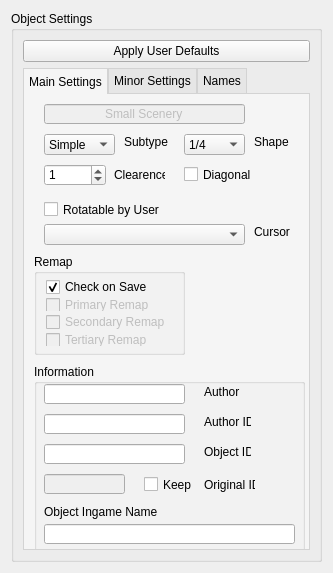
<?xml version="1.0" encoding="UTF-8"?>
<ui version="4.0">
 <class>Form</class>
 <widget class="QWidget" name="Form">
  <property name="geometry">
   <rect>
    <x>0</x>
    <y>0</y>
    <width>329</width>
    <height>569</height>
   </rect>
  </property>
  <property name="windowTitle">
   <string>Form</string>
  </property>
  <layout class="QHBoxLayout" name="horizontalLayout">
   <item>
    <widget class="QGroupBox" name="groupBox_objectSettings">
     <property name="sizePolicy">
      <sizepolicy hsizetype="Fixed" vsizetype="Preferred">
       <horstretch>0</horstretch>
       <verstretch>0</verstretch>
      </sizepolicy>
     </property>
     <property name="minimumSize">
      <size>
       <width>311</width>
       <height>551</height>
      </size>
     </property>
     <property name="maximumSize">
      <size>
       <width>311</width>
       <height>16777215</height>
      </size>
     </property>
     <property name="title">
      <string>Object Settings</string>
     </property>
     <layout class="QVBoxLayout" name="verticalLayout_2">
      <item>
       <widget class="QPushButton" name="pushButton_applyDefaultSettings">
        <property name="text">
         <string>Apply User Defaults</string>
        </property>
       </widget>
      </item>
      <item>
       <widget class="QTabWidget" name="tabWidget_settingsSS">
        <property name="enabled">
         <bool>true</bool>
        </property>
        <property name="styleSheet">
         <string notr="true">QTabWidget::pane {
  border: 1px solid lightgray;
  top:-1px; 
  background: rgb(245, 245, 245);; 
} 

QTabBar::tab {
  background: rgb(230, 230, 230); 
  border: 1px solid lightgray; 
  padding: 5px;
} 

QTabBar::tab:selected { 
  background: rgb(245, 245, 245); 
  margin-bottom: -1px; 
}</string>
        </property>
        <property name="currentIndex">
         <number>0</number>
        </property>
        <widget class="QWidget" name="tab_mainSettings">
         <attribute name="title">
          <string>Main Settings</string>
         </attribute>
         <widget class="QGroupBox" name="groupBox_information">
          <property name="geometry">
           <rect>
            <x>10</x>
            <y>270</y>
            <width>271</width>
            <height>191</height>
           </rect>
          </property>
          <property name="layoutDirection">
           <enum>Qt::LeftToRight</enum>
          </property>
          <property name="title">
           <string>Information</string>
          </property>
          <widget class="QLineEdit" name="lineEdit_objectName">
           <property name="geometry">
            <rect>
             <x>10</x>
             <y>160</y>
             <width>251</width>
             <height>20</height>
            </rect>
           </property>
           <property name="toolTip">
            <string notr="true">&lt;html&gt;&lt;head/&gt;&lt;body&gt;&lt;p&gt;The name your object will appear ingame. Consider the naming guide.&lt;/p&gt;&lt;p&gt;&lt;br/&gt;&lt;/p&gt;&lt;/body&gt;&lt;/html&gt;</string>
           </property>
          </widget>
          <widget class="QLabel" name="label_objectIngameName">
           <property name="geometry">
            <rect>
             <x>10</x>
             <y>140</y>
             <width>141</width>
             <height>16</height>
            </rect>
           </property>
           <property name="text">
            <string>Object Ingame Name</string>
           </property>
          </widget>
          <widget class="QLineEdit" name="lineEdit_objectID">
           <property name="geometry">
            <rect>
             <x>10</x>
             <y>80</y>
             <width>141</width>
             <height>20</height>
            </rect>
           </property>
           <property name="toolTip">
            <string notr="true">&lt;html&gt;&lt;head/&gt;&lt;body&gt;&lt;p&gt;Unique object identifier - a prefix will be added of with your author ID and object type. Consider the naming guide.&lt;/p&gt;&lt;/body&gt;&lt;/html&gt;</string>
           </property>
          </widget>
          <widget class="QLabel" name="label_objectID">
           <property name="geometry">
            <rect>
             <x>170</x>
             <y>80</y>
             <width>47</width>
             <height>16</height>
            </rect>
           </property>
           <property name="text">
            <string>Object ID</string>
           </property>
          </widget>
          <widget class="QLineEdit" name="lineEdit_author">
           <property name="enabled">
            <bool>true</bool>
           </property>
           <property name="geometry">
            <rect>
             <x>10</x>
             <y>20</y>
             <width>141</width>
             <height>20</height>
            </rect>
           </property>
           <property name="toolTip">
            <string notr="true">&lt;html&gt;&lt;head/&gt;&lt;body&gt;&lt;p&gt;Your name, seperate multiple names by comma. It is also good practice to add the name of the original creator(s) if you are fixing/remixing an existing object.&lt;/p&gt;&lt;/body&gt;&lt;/html&gt;</string>
           </property>
          </widget>
          <widget class="QLineEdit" name="lineEdit_authorID">
           <property name="geometry">
            <rect>
             <x>10</x>
             <y>50</y>
             <width>141</width>
             <height>20</height>
            </rect>
           </property>
           <property name="toolTip">
            <string notr="true">Your identity/name for the object ID</string>
           </property>
          </widget>
          <widget class="QLabel" name="label_originalID">
           <property name="geometry">
            <rect>
             <x>170</x>
             <y>110</y>
             <width>51</width>
             <height>21</height>
            </rect>
           </property>
           <property name="text">
            <string>Original ID</string>
           </property>
          </widget>
          <widget class="QLabel" name="label_author">
           <property name="geometry">
            <rect>
             <x>170</x>
             <y>20</y>
             <width>47</width>
             <height>16</height>
            </rect>
           </property>
           <property name="text">
            <string>Author</string>
           </property>
          </widget>
          <widget class="QLabel" name="label_authorID">
           <property name="geometry">
            <rect>
             <x>170</x>
             <y>50</y>
             <width>47</width>
             <height>16</height>
            </rect>
           </property>
           <property name="text">
            <string>Author ID</string>
           </property>
          </widget>
          <widget class="QCheckBox" name="checkBox_keepOrginalId">
           <property name="geometry">
            <rect>
             <x>110</x>
             <y>110</y>
             <width>51</width>
             <height>21</height>
            </rect>
           </property>
           <property name="toolTip">
            <string>&lt;html&gt;&lt;head/&gt;&lt;body&gt;&lt;p&gt; Tick if you like to keep the original ID of the loaded object. If you do so, this object will be loaded ingame instead of the orginal. Not recommended&lt;/p&gt;&lt;/body&gt;&lt;/html&gt;</string>
           </property>
           <property name="text">
            <string>Keep</string>
           </property>
          </widget>
          <widget class="QLineEdit" name="lineEdit_originalID">
           <property name="enabled">
            <bool>false</bool>
           </property>
           <property name="geometry">
            <rect>
             <x>10</x>
             <y>110</y>
             <width>81</width>
             <height>20</height>
            </rect>
           </property>
           <property name="toolTip">
            <string notr="true">Original DAT identifyer from the loaded DAT object.</string>
           </property>
           <property name="text">
            <string/>
           </property>
          </widget>
         </widget>
         <widget class="QComboBox" name="comboBox_subtype">
          <property name="geometry">
           <rect>
            <x>20</x>
            <y>40</y>
            <width>71</width>
            <height>21</height>
           </rect>
          </property>
          <property name="autoFillBackground">
           <bool>false</bool>
          </property>
          <property name="styleSheet">
           <string notr="true"/>
          </property>
          <item>
           <property name="text">
            <string>Simple</string>
           </property>
          </item>
          <item>
           <property name="text">
            <string>Animated</string>
           </property>
          </item>
          <item>
           <property name="text">
            <string>Glass</string>
           </property>
          </item>
          <item>
           <property name="text">
            <string>Gardens</string>
           </property>
          </item>
         </widget>
         <widget class="QCheckBox" name="isRotatable">
          <property name="geometry">
           <rect>
            <x>20</x>
            <y>100</y>
            <width>121</width>
            <height>31</height>
           </rect>
          </property>
          <property name="acceptDrops">
           <bool>false</bool>
          </property>
          <property name="toolTip">
           <string>When set, the user can rotate the object. Else, the object rotates automatically/randomly</string>
          </property>
          <property name="text">
           <string>Rotatable by User</string>
          </property>
          <property name="tristate">
           <bool>false</bool>
          </property>
         </widget>
         <widget class="QDoubleSpinBox" name="doubleSpinBox_clearence">
          <property name="geometry">
           <rect>
            <x>20</x>
            <y>70</y>
            <width>62</width>
            <height>22</height>
           </rect>
          </property>
          <property name="toolTip">
           <string notr="true">Object height</string>
          </property>
          <property name="decimals">
           <number>0</number>
          </property>
          <property name="maximum">
           <double>32.000000000000000</double>
          </property>
          <property name="singleStep">
           <double>1.000000000000000</double>
          </property>
          <property name="value">
           <double>1.000000000000000</double>
          </property>
         </widget>
         <widget class="QLabel" name="label_clearence">
          <property name="geometry">
           <rect>
            <x>90</x>
            <y>70</y>
            <width>51</width>
            <height>21</height>
           </rect>
          </property>
          <property name="text">
           <string>Clearence</string>
          </property>
         </widget>
         <widget class="QLabel" name="label_subtype">
          <property name="geometry">
           <rect>
            <x>100</x>
            <y>40</y>
            <width>51</width>
            <height>16</height>
           </rect>
          </property>
          <property name="text">
           <string>Subtype</string>
          </property>
         </widget>
         <widget class="QLineEdit" name="lineEdit_objectType">
          <property name="enabled">
           <bool>false</bool>
          </property>
          <property name="geometry">
           <rect>
            <x>20</x>
            <y>10</y>
            <width>201</width>
            <height>20</height>
           </rect>
          </property>
          <property name="toolTip">
           <string notr="true">Object type</string>
          </property>
          <property name="text">
           <string>Small Scenery</string>
          </property>
          <property name="alignment">
           <set>Qt::AlignCenter</set>
          </property>
         </widget>
         <widget class="QLabel" name="label_cursor">
          <property name="geometry">
           <rect>
            <x>230</x>
            <y>130</y>
            <width>51</width>
            <height>16</height>
           </rect>
          </property>
          <property name="text">
           <string>Cursor</string>
          </property>
         </widget>
         <widget class="QComboBox" name="comboBox_cursor">
          <property name="geometry">
           <rect>
            <x>20</x>
            <y>130</y>
            <width>201</width>
            <height>21</height>
           </rect>
          </property>
          <property name="autoFillBackground">
           <bool>false</bool>
          </property>
          <property name="styleSheet">
           <string notr="true"/>
          </property>
         </widget>
         <widget class="QLabel" name="label_shape">
          <property name="geometry">
           <rect>
            <x>230</x>
            <y>40</y>
            <width>41</width>
            <height>16</height>
           </rect>
          </property>
          <property name="text">
           <string>Shape</string>
          </property>
         </widget>
         <widget class="QComboBox" name="comboBox_shape">
          <property name="geometry">
           <rect>
            <x>160</x>
            <y>40</y>
            <width>61</width>
            <height>21</height>
           </rect>
          </property>
          <property name="autoFillBackground">
           <bool>false</bool>
          </property>
          <property name="styleSheet">
           <string notr="true"/>
          </property>
          <item>
           <property name="text">
            <string>1/4</string>
           </property>
          </item>
          <item>
           <property name="text">
            <string>Half Tile</string>
           </property>
          </item>
          <item>
           <property name="text">
            <string>3/4</string>
           </property>
          </item>
          <item>
           <property name="text">
            <string>Full Tile</string>
           </property>
          </item>
         </widget>
         <widget class="QCheckBox" name="checkBox_diagonal">
          <property name="geometry">
           <rect>
            <x>160</x>
            <y>70</y>
            <width>81</width>
            <height>21</height>
           </rect>
          </property>
          <property name="acceptDrops">
           <bool>false</bool>
          </property>
          <property name="toolTip">
           <string>When set, this object will rotate automatically.</string>
          </property>
          <property name="text">
           <string>Diagonal</string>
          </property>
          <property name="tristate">
           <bool>false</bool>
          </property>
         </widget>
         <widget class="QGroupBox" name="groupBox_remap">
          <property name="geometry">
           <rect>
            <x>10</x>
            <y>160</y>
            <width>151</width>
            <height>101</height>
           </rect>
          </property>
          <property name="layoutDirection">
           <enum>Qt::LeftToRight</enum>
          </property>
          <property name="title">
           <string>Remap</string>
          </property>
          <layout class="QVBoxLayout" name="verticalLayout">
           <property name="spacing">
            <number>4</number>
           </property>
           <property name="leftMargin">
            <number>9</number>
           </property>
           <property name="topMargin">
            <number>6</number>
           </property>
           <property name="rightMargin">
            <number>9</number>
           </property>
           <property name="bottomMargin">
            <number>6</number>
           </property>
           <item>
            <widget class="QCheckBox" name="checkBox_remapCheck">
             <property name="text">
              <string>Check on Save</string>
             </property>
             <property name="checked">
              <bool>true</bool>
             </property>
            </widget>
           </item>
           <item>
            <widget class="QCheckBox" name="hasPrimaryColour">
             <property name="enabled">
              <bool>false</bool>
             </property>
             <property name="text">
              <string>Primary Remap</string>
             </property>
            </widget>
           </item>
           <item>
            <widget class="QCheckBox" name="hasSecondaryColour">
             <property name="enabled">
              <bool>false</bool>
             </property>
             <property name="text">
              <string>Secondary Remap</string>
             </property>
            </widget>
           </item>
           <item>
            <widget class="QCheckBox" name="hasTertiaryColour">
             <property name="enabled">
              <bool>false</bool>
             </property>
             <property name="text">
              <string>Tertiary Remap</string>
             </property>
            </widget>
           </item>
          </layout>
         </widget>
        </widget>
        <widget class="QWidget" name="tab_minorSettings">
         <attribute name="title">
          <string>Minor Settings</string>
         </attribute>
         <widget class="QDoubleSpinBox" name="doubleSpinBox_version">
          <property name="geometry">
           <rect>
            <x>20</x>
            <y>10</y>
            <width>62</width>
            <height>22</height>
           </rect>
          </property>
          <property name="toolTip">
           <string notr="true">Unless you don't revise an already released object, keep this at 1.0</string>
          </property>
          <property name="decimals">
           <number>1</number>
          </property>
          <property name="singleStep">
           <double>0.100000000000000</double>
          </property>
          <property name="value">
           <double>1.000000000000000</double>
          </property>
         </widget>
         <widget class="QLabel" name="label_version">
          <property name="geometry">
           <rect>
            <x>90</x>
            <y>10</y>
            <width>47</width>
            <height>16</height>
           </rect>
          </property>
          <property name="text">
           <string>Version</string>
          </property>
         </widget>
         <widget class="QDoubleSpinBox" name="doubleSpinBox_price">
          <property name="geometry">
           <rect>
            <x>20</x>
            <y>40</y>
            <width>62</width>
            <height>22</height>
           </rect>
          </property>
          <property name="toolTip">
           <string notr="true">Unless you don't revise an already released object, keep this at 1.0</string>
          </property>
          <property name="decimals">
           <number>0</number>
          </property>
          <property name="maximum">
           <double>10000.000000000000000</double>
          </property>
          <property name="singleStep">
           <double>1.000000000000000</double>
          </property>
          <property name="value">
           <double>1.000000000000000</double>
          </property>
         </widget>
         <widget class="QLabel" name="label_price">
          <property name="geometry">
           <rect>
            <x>90</x>
            <y>40</y>
            <width>51</width>
            <height>21</height>
           </rect>
          </property>
          <property name="text">
           <string>Price</string>
          </property>
         </widget>
         <widget class="QDoubleSpinBox" name="doubleSpinBox_removalPrice">
          <property name="geometry">
           <rect>
            <x>140</x>
            <y>40</y>
            <width>62</width>
            <height>22</height>
           </rect>
          </property>
          <property name="toolTip">
           <string notr="true">Unless you don't revise an already released object, keep this at 1.0</string>
          </property>
          <property name="decimals">
           <number>0</number>
          </property>
          <property name="minimum">
           <double>-1000.000000000000000</double>
          </property>
          <property name="maximum">
           <double>1000.000000000000000</double>
          </property>
          <property name="singleStep">
           <double>1.000000000000000</double>
          </property>
          <property name="value">
           <double>1.000000000000000</double>
          </property>
         </widget>
         <widget class="QLabel" name="label_removalPrice">
          <property name="geometry">
           <rect>
            <x>210</x>
            <y>40</y>
            <width>71</width>
            <height>21</height>
           </rect>
          </property>
          <property name="text">
           <string>Removal Price</string>
          </property>
         </widget>
         <widget class="QCheckBox" name="requiresFlatSurface">
          <property name="geometry">
           <rect>
            <x>20</x>
            <y>110</y>
            <width>111</width>
            <height>17</height>
           </rect>
          </property>
          <property name="toolTip">
           <string>requiresFlatSurface</string>
          </property>
          <property name="text">
           <string>Flat Surface Only</string>
          </property>
         </widget>
         <widget class="QCheckBox" name="SMALL_SCENERY_FLAG_VOFFSET_CENTRE">
          <property name="geometry">
           <rect>
            <x>20</x>
            <y>70</y>
            <width>111</width>
            <height>17</height>
           </rect>
          </property>
          <property name="toolTip">
           <string>SMALL_SCENERY_FLAG_VOFFSET_CENTRE</string>
          </property>
          <property name="text">
           <string>Block Rain</string>
          </property>
         </widget>
         <widget class="QCheckBox" name="isStackable">
          <property name="geometry">
           <rect>
            <x>20</x>
            <y>90</y>
            <width>111</width>
            <height>17</height>
           </rect>
          </property>
          <property name="toolTip">
           <string>isStackable</string>
          </property>
          <property name="text">
           <string>Stackable</string>
          </property>
          <property name="checked">
           <bool>true</bool>
          </property>
         </widget>
         <widget class="QCheckBox" name="prohibitWalls">
          <property name="geometry">
           <rect>
            <x>20</x>
            <y>130</y>
            <width>111</width>
            <height>17</height>
           </rect>
          </property>
          <property name="toolTip">
           <string>prohibitWalls</string>
          </property>
          <property name="text">
           <string>Prohibit Walls</string>
          </property>
         </widget>
         <widget class="QCheckBox" name="SMALL_SCENERY_FLAG27">
          <property name="geometry">
           <rect>
            <x>20</x>
            <y>150</y>
            <width>171</width>
            <height>17</height>
           </rect>
          </property>
          <property name="toolTip">
           <string>SMALL_SCENERY_FLAG27</string>
          </property>
          <property name="text">
           <string>Block Supports like Full Tile</string>
          </property>
         </widget>
         <widget class="QCheckBox" name="allowSupportsAbove">
          <property name="geometry">
           <rect>
            <x>140</x>
            <y>130</y>
            <width>131</width>
            <height>17</height>
           </rect>
          </property>
          <property name="toolTip">
           <string>allowSupportsAbove</string>
          </property>
          <property name="text">
           <string>Allow Supports Above</string>
          </property>
          <property name="checked">
           <bool>true</bool>
          </property>
         </widget>
         <widget class="QGroupBox" name="groupBox_animOptions">
          <property name="enabled">
           <bool>false</bool>
          </property>
          <property name="geometry">
           <rect>
            <x>10</x>
            <y>170</y>
            <width>271</width>
            <height>171</height>
           </rect>
          </property>
          <property name="title">
           <string>Animation Options</string>
          </property>
          <widget class="QLabel" name="label_animSubtype">
           <property name="geometry">
            <rect>
             <x>90</x>
             <y>20</y>
             <width>101</width>
             <height>16</height>
            </rect>
           </property>
           <property name="text">
            <string>Animation Subtype</string>
           </property>
          </widget>
          <widget class="QComboBox" name="comboBox_animSubtype">
           <property name="geometry">
            <rect>
             <x>10</x>
             <y>20</y>
             <width>71</width>
             <height>21</height>
            </rect>
           </property>
           <property name="autoFillBackground">
            <bool>false</bool>
           </property>
           <property name="styleSheet">
            <string notr="true"/>
           </property>
           <item>
            <property name="text">
             <string>Regular</string>
            </property>
           </item>
           <item>
            <property name="text">
             <string>Fountain 1</string>
            </property>
           </item>
           <item>
            <property name="text">
             <string>Fountain 2</string>
            </property>
           </item>
           <item>
            <property name="text">
             <string>Clock</string>
            </property>
           </item>
           <item>
            <property name="text">
             <string>Single view</string>
            </property>
           </item>
          </widget>
          <widget class="QPushButton" name="pushButton_editAnimSequence">
           <property name="geometry">
            <rect>
             <x>170</x>
             <y>50</y>
             <width>81</width>
             <height>23</height>
            </rect>
           </property>
           <property name="text">
            <string>Edit Sequence</string>
           </property>
          </widget>
          <widget class="QDoubleSpinBox" name="doubleSpinBox_frameDelay">
           <property name="geometry">
            <rect>
             <x>10</x>
             <y>80</y>
             <width>62</width>
             <height>22</height>
            </rect>
           </property>
           <property name="toolTip">
            <string notr="true">Delay of ticks between animation frames.</string>
           </property>
           <property name="decimals">
            <number>0</number>
           </property>
           <property name="maximum">
            <double>32.000000000000000</double>
           </property>
           <property name="singleStep">
            <double>1.000000000000000</double>
           </property>
           <property name="value">
            <double>0.000000000000000</double>
           </property>
          </widget>
          <widget class="QLabel" name="label_frameDelay">
           <property name="geometry">
            <rect>
             <x>80</x>
             <y>80</y>
             <width>71</width>
             <height>16</height>
            </rect>
           </property>
           <property name="text">
            <string>Frame Delay</string>
           </property>
          </widget>
          <widget class="QDoubleSpinBox" name="doubleSpinBox_animDelay">
           <property name="geometry">
            <rect>
             <x>10</x>
             <y>110</y>
             <width>62</width>
             <height>22</height>
            </rect>
           </property>
           <property name="toolTip">
            <string notr="true">Delay of ticks after one animation cycle (0 = continuous).</string>
           </property>
           <property name="decimals">
            <number>0</number>
           </property>
           <property name="maximum">
            <double>32.000000000000000</double>
           </property>
           <property name="singleStep">
            <double>1.000000000000000</double>
           </property>
           <property name="value">
            <double>0.000000000000000</double>
           </property>
          </widget>
          <widget class="QLabel" name="label_animDelay">
           <property name="geometry">
            <rect>
             <x>80</x>
             <y>110</y>
             <width>81</width>
             <height>16</height>
            </rect>
           </property>
           <property name="text">
            <string>Animation Delay</string>
           </property>
          </widget>
          <widget class="QDoubleSpinBox" name="doubleSpinBox_numFrames">
           <property name="geometry">
            <rect>
             <x>10</x>
             <y>50</y>
             <width>62</width>
             <height>22</height>
            </rect>
           </property>
           <property name="toolTip">
            <string notr="true">Number of frames you want in your animation sequence.</string>
           </property>
           <property name="decimals">
            <number>0</number>
           </property>
           <property name="maximum">
            <double>32.000000000000000</double>
           </property>
           <property name="singleStep">
            <double>1.000000000000000</double>
           </property>
           <property name="value">
            <double>0.000000000000000</double>
           </property>
          </widget>
          <widget class="QLabel" name="label_numFrames">
           <property name="geometry">
            <rect>
             <x>80</x>
             <y>50</y>
             <width>81</width>
             <height>16</height>
            </rect>
           </property>
           <property name="text">
            <string>Number Frames</string>
           </property>
          </widget>
          <widget class="QCheckBox" name="SMALL_SCENERY_FLAG_VISIBLE_WHEN_ZOOMED">
           <property name="geometry">
            <rect>
             <x>10</x>
             <y>140</y>
             <width>131</width>
             <height>17</height>
            </rect>
           </property>
           <property name="toolTip">
            <string>SMALL_SCENERY_FLAG_VISIBLE_WHEN_ZOOMED</string>
           </property>
           <property name="text">
            <string>Animate on Zoom Out</string>
           </property>
          </widget>
          <widget class="QCheckBox" name="hasOverlayImage">
           <property name="geometry">
            <rect>
             <x>170</x>
             <y>110</y>
             <width>131</width>
             <height>17</height>
            </rect>
           </property>
           <property name="toolTip">
            <string>hasOverlayImage</string>
           </property>
           <property name="text">
            <string>Preview Overlay</string>
           </property>
          </widget>
          <widget class="QCheckBox" name="SMALL_SCENERY_FLAG17">
           <property name="geometry">
            <rect>
             <x>170</x>
             <y>140</y>
             <width>131</width>
             <height>17</height>
            </rect>
           </property>
           <property name="toolTip">
            <string>SMALL_SCENERY_FLAG17</string>
           </property>
           <property name="text">
            <string>Flag 17</string>
           </property>
          </widget>
          <widget class="QCheckBox" name="SMALL_SCENERY_FLAG_COG">
           <property name="geometry">
            <rect>
             <x>170</x>
             <y>90</y>
             <width>131</width>
             <height>17</height>
            </rect>
           </property>
           <property name="toolTip">
            <string>SMALL_SCENERY_FLAG_COG</string>
           </property>
           <property name="text">
            <string>Sync Anim.</string>
           </property>
          </widget>
         </widget>
         <widget class="QCheckBox" name="isTree">
          <property name="geometry">
           <rect>
            <x>140</x>
            <y>70</y>
            <width>111</width>
            <height>16</height>
           </rect>
          </property>
          <property name="toolTip">
           <string>isTree</string>
          </property>
          <property name="text">
           <string>Is Tree</string>
          </property>
         </widget>
         <widget class="QCheckBox" name="hasNoSupports">
          <property name="geometry">
           <rect>
            <x>140</x>
            <y>90</y>
            <width>111</width>
            <height>17</height>
           </rect>
          </property>
          <property name="toolTip">
           <string>hasNoSupports</string>
          </property>
          <property name="text">
           <string>No Supports</string>
          </property>
          <property name="checked">
           <bool>true</bool>
          </property>
         </widget>
         <widget class="QCheckBox" name="supportsHavePrimaryColour">
          <property name="enabled">
           <bool>false</bool>
          </property>
          <property name="geometry">
           <rect>
            <x>140</x>
            <y>110</y>
            <width>111</width>
            <height>17</height>
           </rect>
          </property>
          <property name="toolTip">
           <string>supportsHavePrimaryColour</string>
          </property>
          <property name="text">
           <string>Supports in Remap</string>
          </property>
         </widget>
        </widget>
        <widget class="QWidget" name="tab_names">
         <property name="toolTip">
          <string>Naming</string>
         </property>
         <attribute name="title">
          <string>Names</string>
         </attribute>
         <attribute name="toolTip">
          <string>&lt;html&gt;&lt;head/&gt;&lt;body&gt;&lt;p&gt;&lt;br/&gt;&lt;/p&gt;&lt;/body&gt;&lt;/html&gt;</string>
         </attribute>
         <widget class="QLabel" name="label_nameExplanation">
          <property name="geometry">
           <rect>
            <x>10</x>
            <y>10</y>
            <width>271</width>
            <height>61</height>
           </rect>
          </property>
          <property name="text">
           <string>Specify additional ingame names for other languages. For languages without name the english name will always be taken. English corresponds to 'Object Ingame Name' from Main Settings.</string>
          </property>
          <property name="wordWrap">
           <bool>true</bool>
          </property>
         </widget>
         <widget class="QComboBox" name="comboBox_languageSelect">
          <property name="geometry">
           <rect>
            <x>10</x>
            <y>80</y>
            <width>131</width>
            <height>22</height>
           </rect>
          </property>
          <item>
           <property name="text">
            <string>English - UK</string>
           </property>
          </item>
          <item>
           <property name="text">
            <string>English - US</string>
           </property>
          </item>
          <item>
           <property name="text">
            <string>French</string>
           </property>
          </item>
          <item>
           <property name="text">
            <string>German</string>
           </property>
          </item>
          <item>
           <property name="text">
            <string>Spanish</string>
           </property>
          </item>
          <item>
           <property name="text">
            <string>Italian</string>
           </property>
          </item>
          <item>
           <property name="text">
            <string>Dutch</string>
           </property>
          </item>
          <item>
           <property name="text">
            <string>Swedish</string>
           </property>
          </item>
          <item>
           <property name="text">
            <string>Japanese</string>
           </property>
          </item>
          <item>
           <property name="text">
            <string>Korean</string>
           </property>
          </item>
          <item>
           <property name="text">
            <string>Chinese - China</string>
           </property>
          </item>
          <item>
           <property name="text">
            <string>Chinese - Taiwan</string>
           </property>
          </item>
          <item>
           <property name="text">
            <string>Polish</string>
           </property>
          </item>
          <item>
           <property name="text">
            <string>Portuguese</string>
           </property>
          </item>
          <item>
           <property name="text">
            <string>Czech</string>
           </property>
          </item>
          <item>
           <property name="text">
            <string>Russian</string>
           </property>
          </item>
          <item>
           <property name="text">
            <string>Esperanto</string>
           </property>
          </item>
         </widget>
         <widget class="QLineEdit" name="lineEdit_nameInput">
          <property name="geometry">
           <rect>
            <x>10</x>
            <y>110</y>
            <width>271</width>
            <height>20</height>
           </rect>
          </property>
          <property name="toolTip">
           <string notr="true">&lt;html&gt;&lt;head/&gt;&lt;body&gt;&lt;p&gt;The name your object will appear ingame. Consider the naming guide.&lt;/p&gt;&lt;p&gt;&lt;br/&gt;&lt;/p&gt;&lt;/body&gt;&lt;/html&gt;</string>
          </property>
         </widget>
        </widget>
       </widget>
      </item>
     </layout>
    </widget>
   </item>
  </layout>
 </widget>
 <resources/>
 <connections/>
</ui>
